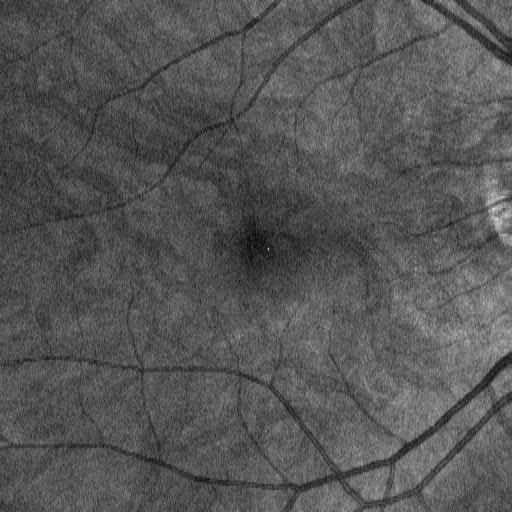
#> input picture images/images/0006.png, 512 x 512 px; the run also reads 1 picture not shown here
$ jupyter execute --allow-errors Registration.ipynb
#> lines starting #> are read from the running program, lines starting #| are printed output that depends on the picture
### src/plots.py
import gc

import cv2
import matplotlib.pyplot as plt
import numpy as np


# [158 lines left out: functions impair, imshowpair, draw_contour, dash_line, draw_dashed_contour, not called in this run]


def _fig_mult(
    images,
    labels=None,
    rows: int = 1,
    cols: int = 1,
    title: str = None,
    display_axis=False,
    base_size=6,
    subplots_space=0.01,
):
    assert len(images) <= rows * cols

    fig = plt.figure(figsize=(base_size * cols, base_size * rows))

    if title:
        fig.suptitle(title)

    for i in range(len(images)):
        ax = plt.subplot(rows, cols, i + 1)
        im = images[i]

        if not display_axis:
            ax.axis("off")

        if len(im.shape) == 2:
            ax.imshow(im, cmap="gray", aspect="equal")
        else:
            ax.imshow(im, aspect="equal")

        if labels is not None:
            ax.set_title(labels[i])

    if labels is None:
        plt.subplots_adjust(
            left=0.01,
            bottom=0,
            right=0.99,
            top=1,
            hspace=subplots_space,
            wspace=subplots_space,
        )
    else:
        # fig.tight_layout(rect=[0, 0.03, 1, 0.95])
        fig.tight_layout()
    return fig


def plot_mult(
    images,
    labels=None,
    rows: int = 1,
    cols: int = 1,
    title: str = None,
    display_axis=False,
    base_size=6,
    subplots_space=0.03,
):
    _fig_mult(
        images, labels, rows, cols, title, display_axis, base_size, subplots_space
    )
    plt.show()


# [32 lines left out: functions save_mult, plot_mult_hist, not called in this run]

### src/registration.py
import time
from math import radians
from typing import Optional, Sequence, Tuple

import cv2
import numpy as np
from skimage.transform import AffineTransform

import evolutionary
import image_processing
import metrics
import plots


# Preprocessing functions
# [21 lines left out: function denoise_octa, not called in this run]


def denoise_agf(
    img: np.ndarray, gaussian_ks: Tuple[int, int] = (11, 11), tophat_radius: int = 31
) -> np.ndarray:
    """Applies the denoise process to FA images. This process consists of an
    adjustment of the intensity values of the original image, followed by a
    gaussian blur filter and, finally, the top hat operator is applied.

    Args:
        img (np.array): original FA image.
        gaussian_ks (Tuple[int, int], optional): kernel size for gaussian blur
            filter. Defaults to (11, 11).
        tophat_radius (int, optional): radius of the structuring element used
            for the top-hat operator. Defaults to 31.

    Returns:
        np.ndarray: FA denoised image.
    """
    denoised = image_processing.imadjust(img)
    denoised = cv2.GaussianBlur(denoised, gaussian_ks, 0)  # type: ignore
    denoised = image_processing.top_hat(denoised, tophat_radius)
    return denoised


# [19 lines left out: function detect_vessels, not called in this run]


def resize(img: np.ndarray, scale_factor: float) -> np.ndarray:
    """Resizes an image using a specific scale factor.

    Args:
        img (np.ndarray): input image.
        scale_factor (float): scale factor along both axes.

    Returns:
        np.ndarray: resized image.
    """
    return cv2.resize(img, None, fx=scale_factor, fy=scale_factor)  # type: ignore


def preprocess_agf(
    agf_image: np.ndarray,
    gaussian_ks: Tuple[int, int] = (19, 19),
    tophat_radius: int = 31,
    sigma: float = 3.5,
    hyst_th_high: int = 200,
    hyst_th_percent: float = 0.20,
) -> Tuple[np.ndarray, np.ndarray, np.ndarray]:
    """Complete preprocessing stage for Fluorescein Angiography images.
    Returns the denoised FA image, the blood vessel mask, and the final
    segmented image.

    Args:
        agf_image (np.ndarray): original FA image.
        gaussian_ks (Tuple[int,int], optional): kernel size for gaussian blur
            filter. Defaults to (19, 19).
        tophat_radius (int, optional): radius of the structuring element used
            for the top-hat operator. Defaults to 31.
        sigma (float, optional): Standard deviation used for the Gaussian
            kernel, which is used as weighting function for the
            auto-correlation matrix. Defaults to 3.5.
        hyst_th_high (int, optional): Hysteresis filter upper bound.
            Defaults to 200.
        hyst_th_percent (float, optional): Maximum information percentage
        expected (stop condition). Defaults to 0.20.

    Returns:
        Tuple[np.ndarray, np.ndarray, np.ndarray]: denoised FA image, the
            blood vessel mask, and the final segmented image.
    """
    agf_pp = denoise_agf(agf_image, gaussian_ks, tophat_radius)
    agf_mask = detect_vessels(agf_pp, sigma, hyst_th_high, hyst_th_percent)
    agf_seg = image_processing.apply_mask(agf_pp, agf_mask)
    return agf_pp, agf_mask, agf_seg


# [335 lines left out: functions preprocess_octa, template_matching, create_individual, individual_to_affine, affine_to_individual, affine_bounds and 4 more, not called in this run]


# Main function
def run(
    agf_image: np.ndarray,
    octa_image: np.ndarray,
    octa_scale: float,
    info_th: float,
    seed: Optional[int] = None,
    half_resolution=False,
    cores: int = -1,
    display_progress_bar: bool = False,
    verbose: bool = False,
) -> np.ndarray:
    """It registers the FA and OCTA images directly, performing all the stages
    directly. Returns the estimated affine transformation matrix to transform
    the OCTA image.

    Keep in mind that to apply this transformation, it is first necessary to
    scale the OCTA image using the `octa_scale` factor

    Args:
        agf_image (np.ndarray): FA image as fixed image.
        octa_image (np.ndarray): OCTA image as moving image.
        octa_scale (float): scale factor to apply to the OCTA image.
        info_th (float): Maximum blood vessel information expected to be found
            on the OCTA image.
        seed (Optional[int], optional): random number generator to reproduce
            results. Defaults to None.
        half_resolution (bool, optional): Perform the process using the images
            with half their original size. This can speed up the process.
            Defaults to False.
        cores (int, optional): Number of cores used in the evolutionary
            algorithm. If set to -1, then it uses all available cores.
            Defaults to -1.
        display_progress_bar (bool, optional): display progress bar of the
            process. Defaults to False.
        verbose (bool, optional): Prints information at the end of the process.
            Defaults to False.

    Returns:
        np.ndarray: estimated affine transformation matrix.
    """
    start_time = time.time()

    _, _, agf_seg = preprocess_agf(agf_image,sigma=2.0)
    _, _, octa_seg = preprocess_octa(octa_image,sigma=1.5, hyst_th_percent=info_th)


    cv2.imwrite('afg.png',agf_seg)
    cv2.imwrite('octa.png',octa_seg)
    octa_seg = resize(octa_seg, octa_scale)

    _, tm_loc = template_matching(agf_seg, octa_seg, "ZNCC")

    if half_resolution:
        loc = (np.asarray(tm_loc, float) * 0.5).astype(int)
        translation_margin = 15
        octa_seg_resize = resize(octa_seg, 0.5)
        agf_seg = resize(agf_seg, 0.5)
    else:
        loc = np.array(tm_loc)
        translation_margin = 30
        octa_seg_resize = octa_seg.copy()

    # fine tuning
    bounds = affine_bounds(tuple(loc), translation_margin, 0.05, 15, 5)
    pop_size = 20
    initial_pop = initialize_population(pop_size, tuple(loc), bounds, seed)

    sol = evolutionary.differential_evolution(
        objective_function,
        bounds=bounds,
        args=(octa_seg_resize, agf_seg),
        mutation=0.5,
        recombination=0.75,
        generations=150,
        popsize=pop_size + 1,
        initial_population=initial_pop,
        max_dist=0.01,
        seed=seed,
        cores=cores,
        display_progress_bar=display_progress_bar,
    )

    best_idv = sol.best_individual()
    if half_resolution:
        best_idv[:2] *= 1 / 0.5

    matrix = individual_to_affine(best_idv)
    h2, w2 = np.array(octa_seg.shape[:2]) / 2
    matrix = (
        AffineTransform(translation=(w2, h2)).params
        @ matrix
        @ AffineTransform(translation=(-w2, -h2)).params
    )

    end_time = time.time()
    total_time = end_time - start_time

    if verbose:
        print(f"Resume of process:")
        print(f" * Template Matching location: {tm_loc}")
        print(f" * Evolutive information: ")
        print(f"     * Fitness value:         {sol.best_fitness_value():.4f}")
        print(f"     * Number of generations: {sol.total_gens_done} / {sol.max_gens}")
        print(f"     * Execution time:        {sol.execution_time:.2f} sec.")
        print(f" * Total process time: {total_time:.2f} sec.")
        print(f" * Estimated Affine transform: ")
        print(
            "      ",
            np.array2string(
                matrix,
                precision=2,
                suppress_small=True,
                separator=", ",
                prefix="       ",
            ),
        )

    return matrix

### scripts/Registration.ipynb
# Example of FA and OCTA image registration

This document shows a basic example of the use of the implemented method to register Fluorescein angiography (FA) and Optical Coherence Tomography Angiography (OCTA) images. The FA image represents a global image of the eye, while the OCTA image represents only a local region. For this reason, the FA image will be used as **fixed** and the OCTA as the image to be transformed (**moving**).

The document includes:
1. A brief introduction to the parameters required.
2. An example using a OCTA 3x3mm image.
3. An example using a OCTA 6x6mm image.
4. Same example as in [3] but sped up.

---

[cell 1]
import sys, os
sys.path.insert(0, os.path.abspath('../src/'))

import data_reader
import registration
import plots

[cell 2]
DISPLAY_SIZE = 6.8  # Size of images displayed in the document
DATASET_IMAGES = "../images/images/"
# dataset = data_reader.Dataset(DATASET_IMAGES)

Load an example case from dataset.

[cell 3]
# [5 lines of commented-out code are left out]
import cv2

octa_3x3_image = octa_6x6_image = cv2.imread(os.path.join(DATASET_IMAGES,'0006.png'),0)
#> octa_3x3_image is the input picture: shape (512, 512); min 3, max 236, mean 85.7
fa_image = cv2.imread(os.path.join(DATASET_IMAGES,'0006.jpg'),0)
# fa_image = cv2.cvtColor(fa_image,cv2.COLOR_BGR2RGB)

# Example images
plots.plot_mult(
    [octa_3x3_image, octa_6x6_image, fa_image],
    [r"OCTA 3$\times$3mm image", r"OCTA 6$\times$6mm image", r"FA image"],
    cols=3,
    base_size=5
)
#> the loop in _fig_mult, `for i in range(len(images)):` made 3 passes
#> in plot_mult, `plt.show()`:
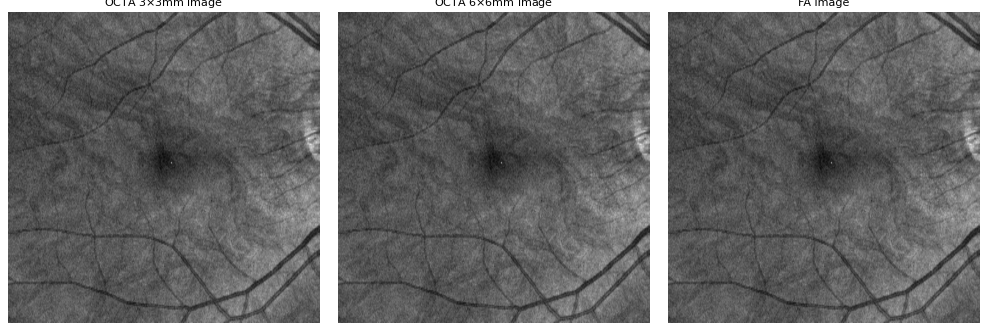
#> figure drawn by matplotlib, 3 panels

## 1. Introduction: Parameters required

The `registration` package contains a function called `run` to perform the registration process directly. This function only requires to configure two parameters:

- **Scale:** Pre-scaling factor used to convert the OCTA image to the same scale as the angiography image. This factor can be easily determined by the information provided by the devices used to obtain both types of image. In our data set, the scale factor applied along the $𝑥$ and $𝑦$ axes is the same. Specifically, the scale factor for OCTA 3x3mm images is `0.9`, and for OCTA 6x6mm images it is `1.8`.

- **Percentage of blood vessel information:** Estimated approximation of the percentage of image information that represents blood vessels in OCTA images (ratio between pixels of vessels with respect to total pixels). This value is used to facilitate the tuning of the hysteresis filter lower threshold. In this way, the setting of this parameter is done more intuitively than direct tuning of lower threshold. In our dataset, we use `15%` and `30%` for all the 3x3mm and 6x6mm OCTA images, respectively.

This function directly returns the affine transformation matrix necessary to register the OCTA image (previously prescaled).

[cell 4]
SCALE = {
    "3x3": 0.9,
    "6x6": 1.8
}

PERCENTAGE_OF_VESSELS = {
    "3x3": 0.15,
    "6x6": 0.30
}

## 2. Example using a OCTA 3x3mm image

The OCTA 3x3mm and FA images used in this example are as follows:

[cell 5]
plots.plot_mult(
    [octa_3x3_image, fa_image],
    [r"OCTA 3$\times$3 mm (moving)", "FA (fixed)"],
    rows=1, cols=2, base_size=DISPLAY_SIZE, display_axis=True)
#> call 2 of plot_mult, with rows = 1, cols = 2, display_axis = True, base_size = 6.8, subplots_space = 0.03
#> the loop in _fig_mult (call 2), `for i in range(len(images)):` made 2 passes
#> in plot_mult (call 2), `plt.show()`:
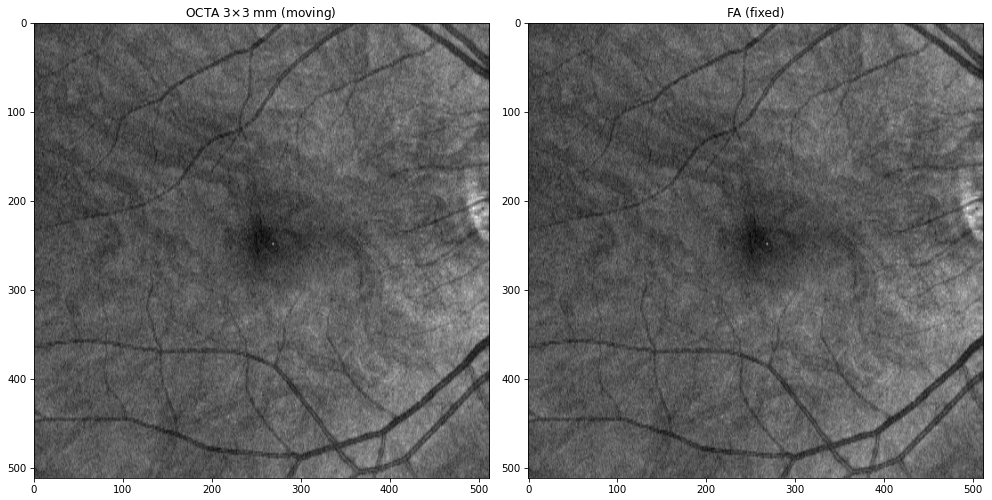
#> figure drawn by matplotlib, 2 panels

Perform the registration process to obtain the Affine transformation matrix.

#> (a cell that did not finish here is left out)


Finally, transform the OCTA image (previously pre-scaled) and visualize the final result of the process.

[cell 7]
octa_3x3_resized = registration.resize(octa_3x3_image, SCALE['3x3'])

#> (the rest of this cell did not finish here and is left out)

## 3. Example using a OCTA 6x6mm image

The OCTA 6x6mm and FA images used in this example are as follows:

[cell 8]
plots.plot_mult(
    [octa_6x6_image, fa_image],
    [r"OCTA 6$\times$6 mm (moving)", "FA (fixed)"],
    rows=1, cols=2, base_size=DISPLAY_SIZE, display_axis=True)

Perform the registration process to obtain the Affine transformation matrix.

#> (a cell that did not finish here is left out)


Finally, transform the OCTA image (previously pre-scaled) and visualize the final result of the process.

[cell 10]
octa_6x6_resized = registration.resize(octa_6x6_image, SCALE['6x6'])
# fa_image = fa_image.transpose(1,0)

#> (the rest of this cell did not finish here and is left out)

---
## 4. Speed-up

Moreover, you can reduce the running time of the evolutionary algorithm by using images with the half of its resolution. For this, you only need to enable the optional flag `half_resolution` when calling the main function.

#> (a cell that did not finish here is left out)


octa_moved_image = registration.warp_image(octa_6x6_resized, fa_image.shape, affine_matrix)
combined_image = registration.warp_and_combine(octa_6x6_resized, fa_image, affine_matrix)

plots.plot_mult(
    [octa_moved_image, combined_image],
    [r"OCTA 6$\times$6 mm (moved)", r"moved OCTA combined with FA image"],
    cols=2,
    base_size=DISPLAY_SIZE,
    display_axis=True)

As can be seen, performing the process with the images at half resolution, the process takes `3.47` seconds, compared to the `6.66` it took with the original resolution.
